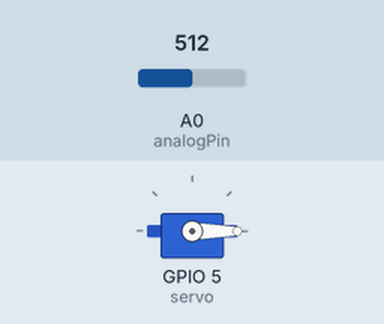
This sketch was run on a simulated ESP8266 (NodeMCU). Parts: servo. The inputs (shaded band) are chosen by the test bench; at power-on: A0 (analogPin) = 512. WiFi joins after 1.5 s; servers stay silent unless stated; what the sketch prints to the serial monitor is not drawn.

Above: at 3.0 s.
3.1 s: A0 (analogPin) set to 686
8.5 s: A0 (analogPin) set to 713
At 12.7 s:
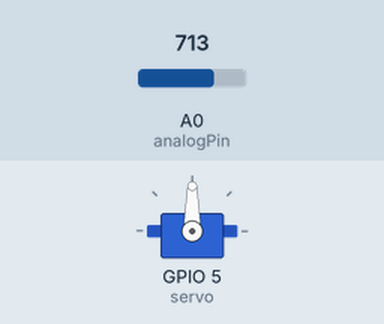
13.9 s: A0 (analogPin) set to 690
At 17.0 s:
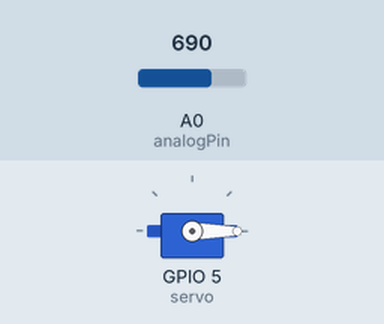
19.3 s: A0 (analogPin) set to 710
At 20.1 s:
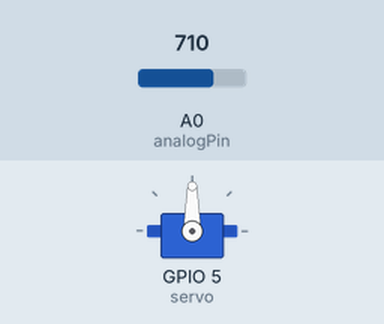
Timing chart, 0 to 22.3 s (numbered marks = the images above; inputs shaded):
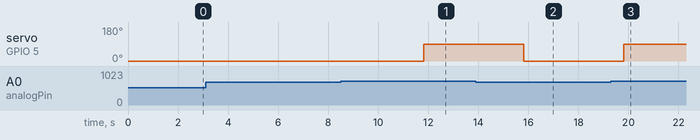

The sketch:

sensor_gas_servo.ino
```cpp
#include <ESP8266WiFi.h>
#include <BlynkSimpleEsp8266.h>
#include <SimpleTimer.h>
#include <Servo.h>
#include <TridentTD_LineNotify.h>
#define SSID        "............."      // บรรทัดที่ 11 ให้ใส่ ชื่อ Wifi ที่จะเชื่อมต่อ
#define PASSWORD    "..............."     // บรรทัดที่ 12 ใส่ รหัส Wifi
#define LINE_TOKEN  "..........token.............."   // บรรทัดที่ 13 ใส่ รหัส TOKEN ที่ได้มาจากข้างบน

#define BLYNK_PRINT Serial
char auth[] = "........blynk............";
SimpleTimer timer;

Servo servo;

int analogPin = A0;
int val = 0;
void setup() {
  servo.attach(5); //D1
  servo.write(0);
  Blynk.begin(auth, SSID, PASSWORD);
  Serial.begin(115200); Serial.println();
  Serial.println(LINE.getVersion());

  WiFi.begin(SSID, PASSWORD);
  Serial.printf("WiFi connecting to %s\n",  SSID);
  while (WiFi.status() != WL_CONNECTED) {
    Serial.print(".");
    delay(400);
  }
  Serial.printf("\nWiFi connected\nIP : ");
  Serial.println(WiFi.localIP());

  // กำหนด Line Token
  LINE.setToken(LINE_TOKEN);
  LINE.notify("กำลังทำงาน");
  timer.setInterval(1000L, getSendData);
}

void loop() {
  delay(2000);
  timer.run(); // Initiates SimpleTimer
  Blynk.run();
  val = analogRead(analogPin);  //อ่านค่าสัญญาณ analog
  Serial.print("val = "); // พิมพ์ข้อมความส่งเข้าคอมพิวเตอร์ "val = "
  Serial.println(val); // พิมพ์ค่าของตัวแปร val
  if (val >= 700) {
    String LineText;
    String string1 = "ลืมปิดแก๊ส";
    String string2 = " !!";
    LineText = string1+ string2;
    Serial.print("Line ");
    Serial.println(LineText);
    LINE.notify(LineText);
    servo.write(90);
    delay(2000);
  }
  if(val < 700 && val >= 320){
    String LineText;
    String string1 = "ปิดแก๊สสำเร็จ 🙂";
    LineText = string1;
    Serial.print("Line ");
    Serial.println(LineText);
    LINE.notify(LineText);
    servo.write(0);
    delay(2000);
    }
}
void getSendData()
{
  Blynk.virtualWrite(V2, val);
  if (val > 700 )
  {
    Blynk.notify("ลืมปิดเเก๊ส");
  }
}
```

Measured:
- the behaviour switches between 699 and 700 on A0 (analogPin) (found by bisection; images 0 and 1)
- after the input at 3.1 s, every drawn part: stays the same
- after the input at 8.5 s, servo on GPIO 5 (servo): 0° → 90° after 3.3 s
- after the input at 13.9 s, servo on GPIO 5 (servo): 90° → 0° after 1.9 s
- after the input at 19.3 s, servo on GPIO 5 (servo): 0° → 90° after 0.51 s
